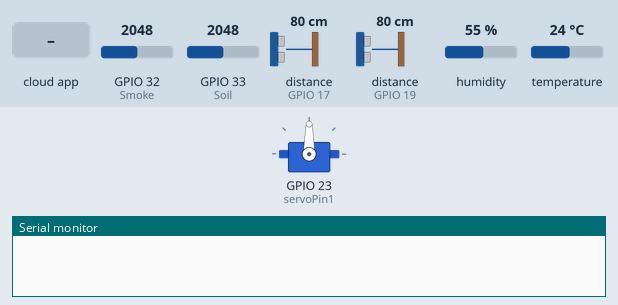
Simulated run of this sketch. Board: ESP32. On the bench: servo, the last lines printed to the serial monitor. Wiring (inferred from the names in the program): 2 × ultrasonic range finder: trigger GPIO 16, echo GPIO 17 / trigger GPIO 18, echo GPIO 19. Inputs (shaded band) come from the test bench; at power-on: GPIO 32 (Smoke) = 2048, GPIO 33 (Soil) = 2048, distance to the obstacle (sensors on GPIO 17, GPIO 19) 80 cm, humidity 55 %, temperature 24 °C. The echo pulse lasts 58.3 µs per cm; WiFi joins after 1.5 s; servers stay silent unless stated; the Firebase database answers and starts empty.

Above: at 0.0 s.
At 5.7 s:
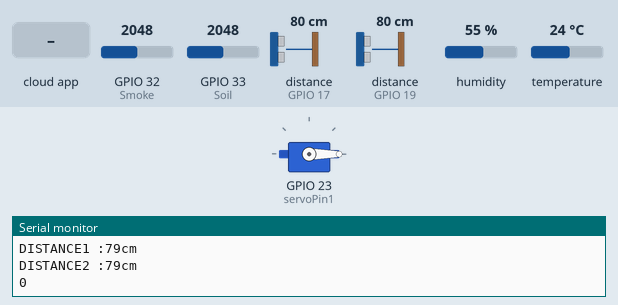
5.8 s: the phone or cloud app sets Xaxis to 1
At 7.2 s:
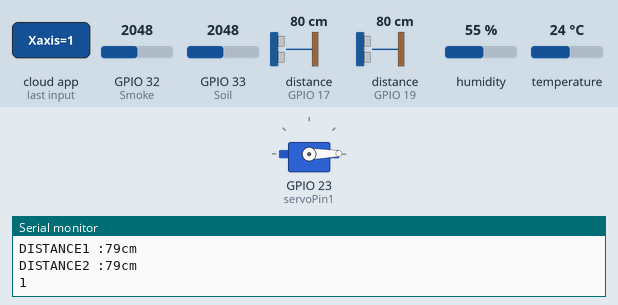
Timing chart, 0 to 8.8 s (numbered marks = the images above; inputs shaded):
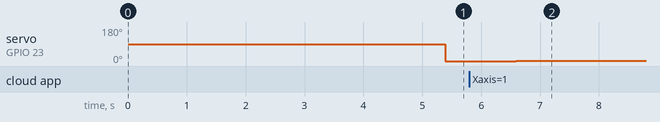

Measured:
- after the input at 5.8 s, servo on GPIO 23 (servoPin1): 0° → 1° after 0.80 s

The sketch:

CVTR_sensor_and_servo_control.ino
```cpp
#include <ESP32Servo.h>
#include <ESP32Firebase.h>
#include <DHT.h>
#define DHTPIN 26  //GPIO
#define DHTTYPE DHT11
DHT dht(DHTPIN, DHTTYPE);
// Define the servo motor
Servo mg995Servo1;

#define echoPin1 17
#define triggPin1 16

#define echoPin2 19
#define triggPin2 18

long duration1;
int D1;

long duration2;
int D2;

// Define the pin to which the servo signal wire is connected
const int servoPin1 = 23;
 // Change this to the actual pin you are using
#define Soil 33
#define Smoke 32
//#define LED 14
#define _SSID "IQ"          // Your WiFi SSID
#define _PASSWORD "Siddhesh"      // Your WiFi Password
#define REFERENCE_URL "esp32-eef0c-default-rtdb.firebaseio.com"
Firebase firebase(REFERENCE_URL);

void setup() {
  // Attach the servo to the specified pin
  mg995Servo1.attach(servoPin1);
  pinMode(triggPin1, OUTPUT);
  pinMode(echoPin1, INPUT);
  pinMode(triggPin2, OUTPUT);
  pinMode(echoPin2, INPUT);

  Serial.begin(115200);
  WiFi.mode(WIFI_STA);
  WiFi.disconnect();
  delay(1000);

  // Connect to WiFi
  Serial.println();
  Serial.println();
  Serial.print("Connecting to: ");
  Serial.println(_SSID);
  WiFi.begin(_SSID, _PASSWORD);

  while (WiFi.status() != WL_CONNECTED) {
    delay(500);
    Serial.print("-");
  }

  Serial.println("");
  Serial.println("WiFi Connected");
  //pinMode(LED, OUTPUT);
  //digitalWrite(LED, HIGH);
  delay(2000);
}

void loop() {
  float h = dht.readHumidity();
  float t = dht.readTemperature();
  int s = analogRead(Smoke);
  int m = analogRead(Soil);
  if (isnan(h) || isnan(t)) {
    Serial.println(F("Failed to read from DHT sensor!"));
    return;
  }

  firebase.setInt("Smoke", s);
  firebase.setInt("Soil", m);
  firebase.setFloat("Humidity", h);
  firebase.setFloat("Temperature", t);

  Serial.println(s);
  Serial.println(m);
  Serial.println(h);
  Serial.println(t);

  digitalWrite(triggPin1,LOW);
  delayMicroseconds(2);
  digitalWrite(triggPin1,HIGH);
  delayMicroseconds(10);
  digitalWrite(triggPin1,LOW);
  duration1 = pulseIn(echoPin1, HIGH);
  D1 = duration1 * 0.034/2;
  Serial.print("DISTANCE1 :");
  Serial.print(D1);
  Serial.println("cm");
  delay(50);

  digitalWrite(triggPin2,LOW);
  delayMicroseconds(2);
  digitalWrite(triggPin2,HIGH);
  delayMicroseconds(10);
  digitalWrite(triggPin2,LOW);
  duration2 = pulseIn(echoPin2, HIGH);
  D2 = duration2 * 0.034/2;
  Serial.print("DISTANCE2 :");
  Serial.print(D2);
  Serial.println("cm");
  delay(50);

  int xaxis = firebase.getString("Xaxis").toInt();
  mg995Servo1.write(xaxis);
  Serial.println(xaxis);

  firebase.setInt("Distance1", D1);
  firebase.setInt("Distance2", D2);

  delay(50);

}
```
